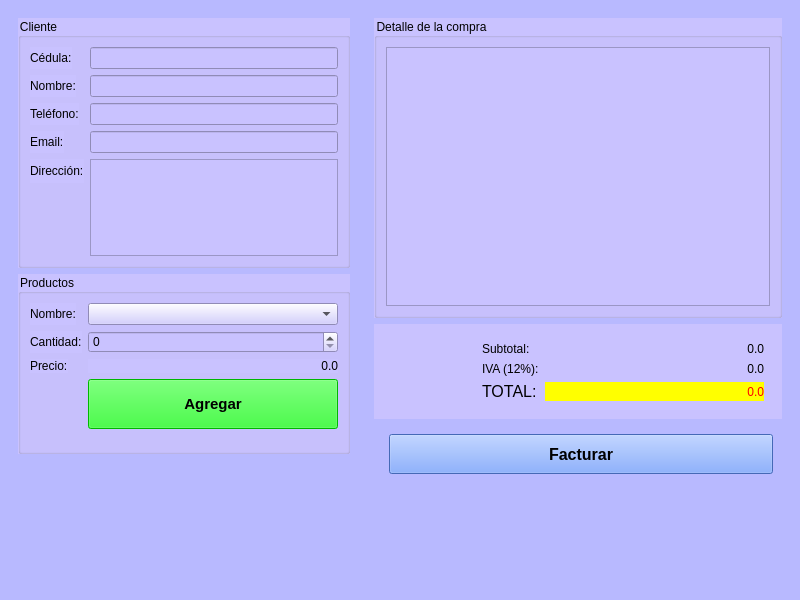
<?xml version="1.0" encoding="UTF-8"?>
<ui version="4.0">
 <class>Principal</class>
 <widget class="QMainWindow" name="Principal">
  <property name="geometry">
   <rect>
    <x>0</x>
    <y>0</y>
    <width>800</width>
    <height>600</height>
   </rect>
  </property>
  <property name="minimumSize">
   <size>
    <width>800</width>
    <height>600</height>
   </size>
  </property>
  <property name="windowTitle">
   <string>Tienda</string>
  </property>
  <property name="styleSheet">
   <string notr="true">background-color: rgb(184, 185, 255);</string>
  </property>
  <widget class="QWidget" name="centralwidget">
   <layout class="QHBoxLayout" name="horizontalLayout">
    <item>
     <widget class="QWidget" name="widget" native="true">
      <property name="minimumSize">
       <size>
        <width>300</width>
        <height>0</height>
       </size>
      </property>
      <property name="maximumSize">
       <size>
        <width>400</width>
        <height>16777215</height>
       </size>
      </property>
      <layout class="QVBoxLayout" name="verticalLayout">
       <item>
        <widget class="QGroupBox" name="groupBox">
         <property name="minimumSize">
          <size>
           <width>0</width>
           <height>0</height>
          </size>
         </property>
         <property name="maximumSize">
          <size>
           <width>16777215</width>
           <height>250</height>
          </size>
         </property>
         <property name="styleSheet">
          <string notr="true">color: rgb(0, 0, 0);
background-color: rgb(201, 194, 255);</string>
         </property>
         <property name="title">
          <string>Cliente</string>
         </property>
         <layout class="QFormLayout" name="formLayout_2">
          <item row="0" column="0">
           <widget class="QLabel" name="label_4">
            <property name="text">
             <string>Cédula:</string>
            </property>
           </widget>
          </item>
          <item row="0" column="1">
           <widget class="QLineEdit" name="inCedula"/>
          </item>
          <item row="1" column="0">
           <widget class="QLabel" name="label_5">
            <property name="text">
             <string>Nombre:</string>
            </property>
           </widget>
          </item>
          <item row="1" column="1">
           <widget class="QLineEdit" name="inNombre"/>
          </item>
          <item row="2" column="0">
           <widget class="QLabel" name="label_6">
            <property name="text">
             <string>Teléfono:</string>
            </property>
           </widget>
          </item>
          <item row="2" column="1">
           <widget class="QLineEdit" name="inTelefono"/>
          </item>
          <item row="3" column="0">
           <widget class="QLabel" name="label_7">
            <property name="text">
             <string>Email:</string>
            </property>
           </widget>
          </item>
          <item row="3" column="1">
           <widget class="QLineEdit" name="inEmail"/>
          </item>
          <item row="4" column="0">
           <widget class="QLabel" name="label_8">
            <property name="text">
             <string>Dirección:</string>
            </property>
           </widget>
          </item>
          <item row="4" column="1">
           <widget class="QTextEdit" name="inDireccion">
            <property name="maximumSize">
             <size>
              <width>16777215</width>
              <height>100</height>
             </size>
            </property>
           </widget>
          </item>
         </layout>
        </widget>
       </item>
       <item>
        <widget class="QGroupBox" name="groupBox_2">
         <property name="minimumSize">
          <size>
           <width>0</width>
           <height>0</height>
          </size>
         </property>
         <property name="maximumSize">
          <size>
           <width>16777215</width>
           <height>180</height>
          </size>
         </property>
         <property name="styleSheet">
          <string notr="true">color: rgb(0, 0, 0);
background-color: rgb(201, 194, 255);</string>
         </property>
         <property name="title">
          <string>Productos</string>
         </property>
         <layout class="QFormLayout" name="formLayout_3">
          <item row="0" column="0">
           <widget class="QLabel" name="label_9">
            <property name="text">
             <string>Nombre:</string>
            </property>
           </widget>
          </item>
          <item row="0" column="1">
           <widget class="QComboBox" name="inProducto"/>
          </item>
          <item row="1" column="0">
           <widget class="QLabel" name="label_10">
            <property name="text">
             <string>Cantidad:</string>
            </property>
           </widget>
          </item>
          <item row="1" column="1">
           <widget class="QSpinBox" name="inCantidad"/>
          </item>
          <item row="2" column="0">
           <widget class="QLabel" name="label_11">
            <property name="text">
             <string>Precio:</string>
            </property>
           </widget>
          </item>
          <item row="2" column="1">
           <widget class="QLabel" name="outPrecio">
            <property name="text">
             <string>0.0</string>
            </property>
            <property name="alignment">
             <set>Qt::AlignRight|Qt::AlignTrailing|Qt::AlignVCenter</set>
            </property>
           </widget>
          </item>
          <item row="3" column="1">
           <widget class="QPushButton" name="cmdAgregar">
            <property name="minimumSize">
             <size>
              <width>0</width>
              <height>50</height>
             </size>
            </property>
            <property name="font">
             <font>
              <pointsize>11</pointsize>
              <weight>75</weight>
              <bold>true</bold>
             </font>
            </property>
            <property name="styleSheet">
             <string notr="true">background-color: rgb(0, 255, 0);</string>
            </property>
            <property name="text">
             <string>Agregar</string>
            </property>
           </widget>
          </item>
          <item row="4" column="1">
           <spacer name="verticalSpacer">
            <property name="orientation">
             <enum>Qt::Vertical</enum>
            </property>
            <property name="sizeHint" stdset="0">
             <size>
              <width>20</width>
              <height>40</height>
             </size>
            </property>
           </spacer>
          </item>
         </layout>
        </widget>
       </item>
       <item>
        <spacer name="verticalSpacer_3">
         <property name="orientation">
          <enum>Qt::Vertical</enum>
         </property>
         <property name="sizeHint" stdset="0">
          <size>
           <width>20</width>
           <height>40</height>
          </size>
         </property>
        </spacer>
       </item>
      </layout>
     </widget>
    </item>
    <item>
     <widget class="QWidget" name="widget_2" native="true">
      <property name="minimumSize">
       <size>
        <width>0</width>
        <height>0</height>
       </size>
      </property>
      <property name="styleSheet">
       <string notr="true">color: rgb(0, 0, 0);</string>
      </property>
      <layout class="QVBoxLayout" name="verticalLayout_2">
       <item>
        <widget class="QGroupBox" name="groupBox_3">
         <property name="minimumSize">
          <size>
           <width>400</width>
           <height>300</height>
          </size>
         </property>
         <property name="styleSheet">
          <string notr="true">background-color: rgb(201, 194, 255);</string>
         </property>
         <property name="title">
          <string>Detalle de la compra</string>
         </property>
         <layout class="QHBoxLayout" name="horizontalLayout_2">
          <item>
           <widget class="QTableWidget" name="outDetalle">
            <property name="minimumSize">
             <size>
              <width>80</width>
              <height>80</height>
             </size>
            </property>
           </widget>
          </item>
         </layout>
        </widget>
       </item>
       <item>
        <widget class="QWidget" name="widget_3" native="true">
         <property name="minimumSize">
          <size>
           <width>0</width>
           <height>50</height>
          </size>
         </property>
         <property name="styleSheet">
          <string notr="true">background-color: rgb(201, 194, 255);</string>
         </property>
         <layout class="QHBoxLayout" name="horizontalLayout_3">
          <item>
           <spacer name="horizontalSpacer">
            <property name="orientation">
             <enum>Qt::Horizontal</enum>
            </property>
            <property name="sizeHint" stdset="0">
             <size>
              <width>98</width>
              <height>20</height>
             </size>
            </property>
           </spacer>
          </item>
          <item>
           <widget class="QWidget" name="widget_4" native="true">
            <property name="minimumSize">
             <size>
              <width>300</width>
              <height>0</height>
             </size>
            </property>
            <layout class="QFormLayout" name="formLayout">
             <item row="0" column="0">
              <widget class="QLabel" name="label">
               <property name="text">
                <string>Subtotal:</string>
               </property>
              </widget>
             </item>
             <item row="0" column="1">
              <widget class="QLabel" name="outSubtotal">
               <property name="text">
                <string>0.0</string>
               </property>
               <property name="alignment">
                <set>Qt::AlignRight|Qt::AlignTrailing|Qt::AlignVCenter</set>
               </property>
              </widget>
             </item>
             <item row="1" column="0">
              <widget class="QLabel" name="label_2">
               <property name="text">
                <string>IVA (12%):</string>
               </property>
              </widget>
             </item>
             <item row="1" column="1">
              <widget class="QLabel" name="outIva">
               <property name="text">
                <string>0.0</string>
               </property>
               <property name="alignment">
                <set>Qt::AlignRight|Qt::AlignTrailing|Qt::AlignVCenter</set>
               </property>
              </widget>
             </item>
             <item row="2" column="0">
              <widget class="QLabel" name="label_3">
               <property name="font">
                <font>
                 <pointsize>12</pointsize>
                 <weight>50</weight>
                 <bold>false</bold>
                </font>
               </property>
               <property name="text">
                <string>TOTAL:</string>
               </property>
              </widget>
             </item>
             <item row="2" column="1">
              <widget class="QLabel" name="outTotal">
               <property name="styleSheet">
                <string notr="true">background-color: rgb(255, 255, 0);
color: rgb(255, 0, 0);</string>
               </property>
               <property name="text">
                <string>0.0</string>
               </property>
               <property name="alignment">
                <set>Qt::AlignRight|Qt::AlignTrailing|Qt::AlignVCenter</set>
               </property>
              </widget>
             </item>
            </layout>
           </widget>
          </item>
         </layout>
        </widget>
       </item>
       <item>
        <widget class="QWidget" name="widget_5" native="true">
         <property name="minimumSize">
          <size>
           <width>0</width>
           <height>30</height>
          </size>
         </property>
         <layout class="QFormLayout" name="formLayout_4">
          <item row="0" column="1">
           <widget class="QPushButton" name="cmdFactura">
            <property name="minimumSize">
             <size>
              <width>300</width>
              <height>40</height>
             </size>
            </property>
            <property name="font">
             <font>
              <pointsize>12</pointsize>
              <weight>75</weight>
              <bold>true</bold>
             </font>
            </property>
            <property name="styleSheet">
             <string notr="true">background-color: rgb(97, 147, 255);</string>
            </property>
            <property name="text">
             <string>Facturar</string>
            </property>
           </widget>
          </item>
         </layout>
        </widget>
       </item>
       <item>
        <spacer name="verticalSpacer_2">
         <property name="orientation">
          <enum>Qt::Vertical</enum>
         </property>
         <property name="sizeHint" stdset="0">
          <size>
           <width>20</width>
           <height>40</height>
          </size>
         </property>
        </spacer>
       </item>
      </layout>
     </widget>
    </item>
   </layout>
  </widget>
  <widget class="QMenuBar" name="menubar">
   <property name="geometry">
    <rect>
     <x>0</x>
     <y>0</y>
     <width>800</width>
     <height>25</height>
    </rect>
   </property>
  </widget>
  <widget class="QStatusBar" name="statusbar"/>
 </widget>
 <resources/>
 <connections/>
</ui>
